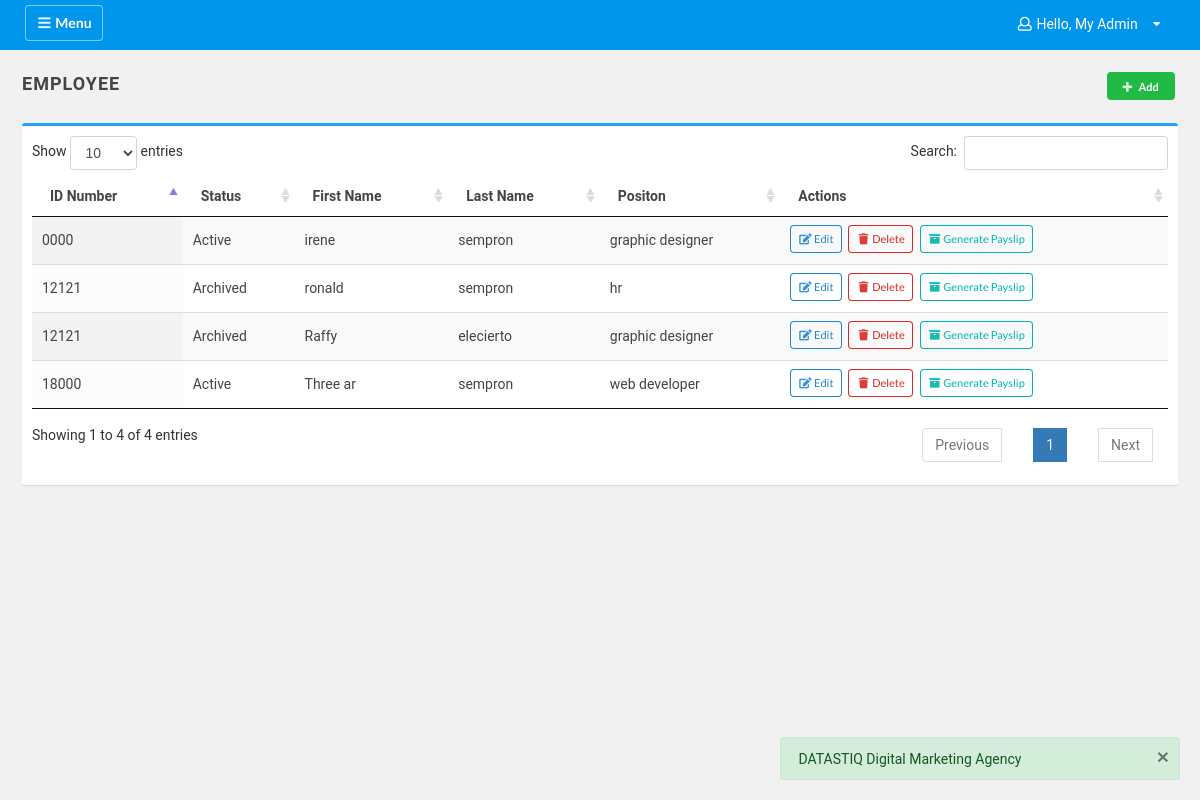
Page /employees.php (signed in) on the earlier database version.
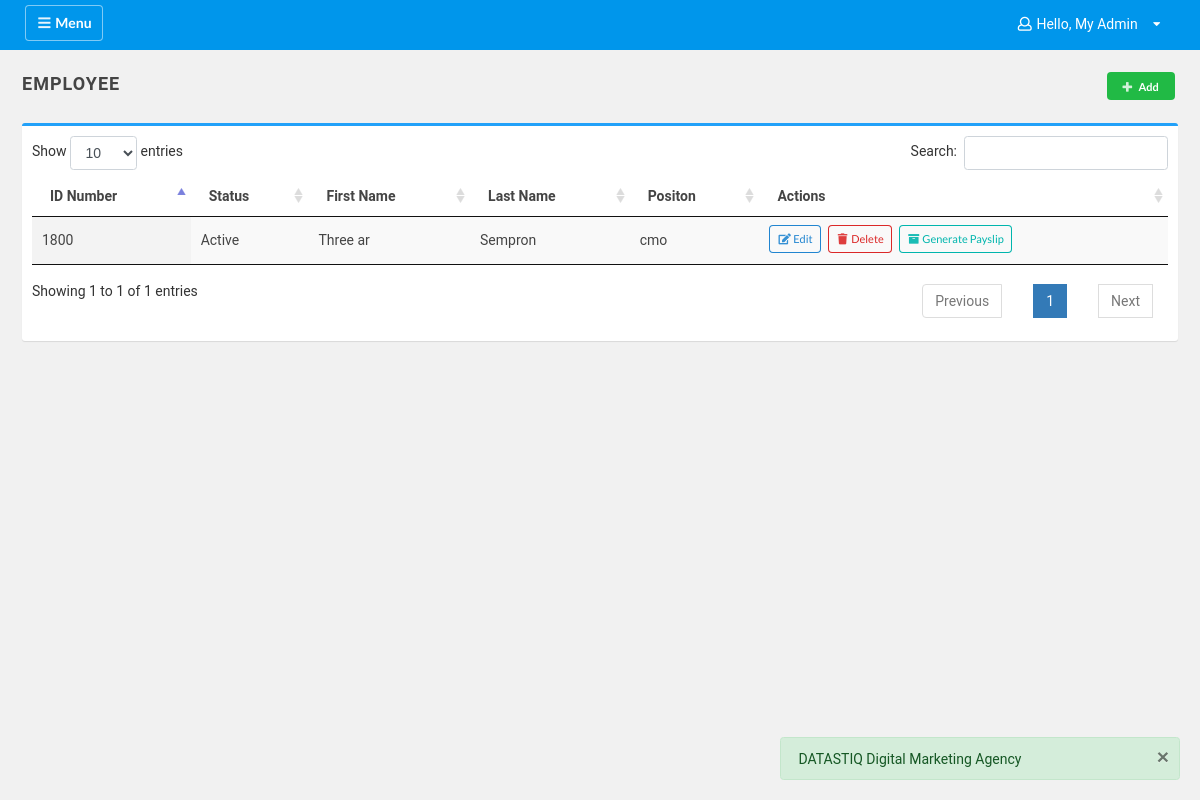
Same page on the later database version.
### tables this page shows
CREATE TABLE `dqemp_tbl` (
  `id` int(11) UNSIGNED NOT NULL,
  `first_name` varchar(255) NOT NULL,
  `middle_name` varchar(255) NOT NULL,
  `last_name` varchar(255) NOT NULL,
  `gender` varchar(255) NOT NULL,
  `civil_status` varchar(255) NOT NULL,
  `height` varchar(255) NOT NULL,
  `weight` varchar(255) NOT NULL,
  `email_address_personal` varchar(255) NOT NULL,
  `mobile_number` varchar(255) NOT NULL,
  `age` varchar(255) NOT NULL,
  `date_of_birth` date NOT NULL,
  `place_of_birth` varchar(255) NOT NULL,
  `home_address` varchar(255) NOT NULL,
  `company` varchar(255) NOT NULL,
  `department` varchar(255) NOT NULL,
  `position` varchar(255) NOT NULL,
  `id_number` varchar(255) NOT NULL,
  `email_address_company` varchar(255) NOT NULL,
  `employment_type` varchar(255) NOT NULL,
  `employment_status` varchar(255) NOT NULL,
  `date_hired` date NOT NULL,
  `date_registered` date NOT NULL,
  `tin_number` varchar(255) NOT NULL
);

### employees.php (the view, shortened to what this page needs)
<!doctype html>
<?php   include"link_header.php" ?>
<body oncontextmenu="return false;">
    <div class="wrapper">
        <div id="body" class="active">
            <?php   include"header.php"; ?>
            <div class="content">
                <div class="container-fluid">
                    <div class="row">
                        <h2 class="page-title">EMPLOYEE
                            <button class="ui positive button mini offsettop5 btn-add float-right">
                                <i class="ui icon plus"></i>Add</button>
                        </h2>
                    </div>
                    <div class="row">
                        <div class="box box-success" >
                            <div class="box-body" >
                                <div class="row">
                                    <div class="col-sm-12" id="me">
                                        <table id="example" class="display responsive no-wrap" style="width:100%">
        <thead>
            <tr>
                <th>ID Number</th>
                <th>Status</th>
                <th>First Name</th>
                <th>Last Name</th>
                <th>Positon</th>
                <th>Actions</th>
            </tr>
        </thead>
        <tbody >
            <?php
require 'db.php';
$sql = 'SELECT * FROM dqemp_tbl';
$statement = $connection->prepare($sql);
$statement->execute();
$employee = $statement->fetchAll(PDO::FETCH_OBJ);
             ?>
            <?php foreach($employee as $person): ?>
            <tr>
                <td><?= $person->id_number; ?></td>
                <td><?= $person->employment_status; ?></td>
                <td><?= $person->first_name; ?></td>
                <td><?= $person->last_name; ?></td>
                <td><?= $person->position; ?></td>
                <td class="align center">
                    <a href="profile/edit/edit-details?id=<?= $person->id ?>" class="ui blue icon mini basic button">
                    <i class="edit icon"></i> Edit</a>
                    <a onclick="return confirm('Are you sure you want to delete this entry?')" href="delete?id=<?= $person->id ?>" class="ui red icon mini basic button">
                    <i class="trash icon"></i> Delete</a>
                     <a href="reports/employee/employee-payslip?id=<?= $person->id ?>" class="ui teal icon mini basic button ">
                     <i class="archive icon"></i> Generate Payslip</a>
                </td>
            </tr>
            <?php endforeach; ?>
        </tbody>
    </table>
                                    </div>
                                </div>
                            </div>
                        </div>
                    </div>
                </div>
            </div>
        </div>
    </div>
</body>
<?php   include"link_footer.php"; ?>

### link_header.php (shortened to what this page needs)
<html lang="">
<head>
<link rel="stylesheet" type="text/css" href="assets/css/sweetalert.css">
    <link rel="stylesheet" type="text/css" href="assets/vendor/bootstrap/css/bootstrap.min.v4.1.3.css">
    <link rel="stylesheet" type="text/css" href="assets/vendor/semantic-ui/semantic.min.css">
    <link rel="stylesheet" type="text/css" href="assets/css/style.css">
    <link rel="stylesheet" type="text/css" href="assets/css/datatables.css">
    <link href="assets/vendor/datatables-plugins/dataTables.bootstrap.css" rel="stylesheet">
    <link href="assets/vendor/datatables-responsive/dataTables.responsive.css" rel="stylesheet">
</head>

### header.php (shortened to what this page needs)
<nav class="navbar navbar-expand-lg navbar-light bg-lightblue">
                <div class="container-fluid">
                    <button type="button" id="slidesidebar" class="ui icon button btn-light-outline">
                        <i class="ui icon bars"></i> Menu
                    </button>
                    <div class="collapse navbar-collapse" id="navbarSupportedContent">
                        <ul class="nav navbar-nav ml-auto navmenu">
                            <li class="nav-item">
                                <div class="ui pointing link dropdown item" tabindex="0">
                                    <i class="ui icon user outline"></i>Hello, <?php echo $_SESSION['Role'];?>
                                    <i class="dropdown icon"></i>
                                </div>
                            </li>
                        </ul>
                    </div>
                </div>
            </nav>

### link_footer.php (shortened to what this page needs)
</body>
</html>

### assets/css/style.css (style rules this page uses)
h1, .h1, h2, .h2, h3, .h3, h4, .h4, h5, .h5, h6, .h6, p, a, td, body { -moz-osx-font-smoothing: grayscale; -webkit-font-smoothing: antialiased; font-family: 'Roboto', "Helvetica", Arial, sans-serif; }
body, html { width: 100%; height: 100%; }
body { background-color: #363d4d; color: #444; font-size: 14px; }
a, a:hover, a:focus { color: inherit; text-decoration: none; transition: all 0.3s; }
.navbar { padding: 8px 10px; background: #363d4d; border: none; border-radius: 0; box-shadow: 1px 1px 3px rgba(0, 0, 0, 0.1); }
.wrapper { height: 100%; position: relative; }
#body { background: #f1f1f1; z-index: 2; float: right; width: calc(100% - 220px); margin-left: 220px; min-height: 100%; transition: all 0.3s; position: relative; }
#body>.content { padding: 20px 15px; position: relative; padding: 22px; width: 100%; }
#body.active { width: 100%; margin-left: auto; }
.page-title { margin: 0px; font-size: 18px; text-transform: uppercase; font-weight: 600; letter-spacing: 1px; padding: 0 0 20px 0; width: 100%; }
.navbar { box-shadow: none }
.navbar, #sidebar .sidebar-header { height: 50px }
.navmenu li .item { line-height: 1.42857; margin: 5px 0px; padding: 10px 15px; color: white }
.bg-lightblue { background: #0096eb; }
.btn-light-outline, .btn-light-outline:hover, .btn-light-outline:focus, .btn-light-outline:active { color: #fff !important; box-shadow: 0 0 0 1px rgba(255, 255, 255, 0.5) inset !important; background: transparent none !important; font-weight: 400; border-radius: .28571429rem; text-transform: none; text-shadow: none !important; }
.ui.button { vertical-align: middle !important; }
.box.box-success { border-top-color: #22a1f9; }
.box { position: relative; border-radius: 3px; background: #ffffff; border-top: 3px solid #d2d6de; margin-bottom: 20px; width: 100%; box-shadow: 0 1px 1px rgba(0, 0, 0, 0.1); }
.box-header:before, .box-body:before, .box-footer:before, .box-header:after, .box-body:after, .box-footer:after { content: " "; display: table; }
.box-body { border-top-left-radius: 0; border-top-right-radius: 0; border-bottom-right-radius: 3px; border-bottom-left-radius: 3px; padding: 10px; }
.offsettop5 { margin-top: -5px; }
.positive { color: #43A047; font-size: 12px; font-weight: 600; }
table.dataTable { border-collapse: collapse !important; background: #fff !important; }
.page-title a, .page-title button { text-transform: capitalize; }
.ui.button { margin: 0 .25em .25em 0; }
.dataTable tr td a { color: #4183c4; }

Differences in the rows shown:
removed dqemp_tbl: id_number "18000", employment_status "Active", first_name "Three ar", last_name "sempron", position "web developer"
removed dqemp_tbl: id_number "0000", employment_status "Active", first_name "irene", last_name "sempron", position "graphic designer"
removed dqemp_tbl: id_number "12121", employment_status "Archived", first_name "ronald", last_name "sempron", position "hr"
removed dqemp_tbl: id_number "12121", employment_status "Archived", first_name "Raffy", last_name "elecierto", position "graphic designer"
added dqemp_tbl: id_number "1800", employment_status "Active", first_name "Three ar", last_name "Sempron", position "cmo"
Other differences:
text written by a page script: "Show entries Search: Showing 1 to 4 of 4 entries Previous 1 Next" → "Show entries Search: Showing 1 to 1 of 1 entries Previous 1 Next"
